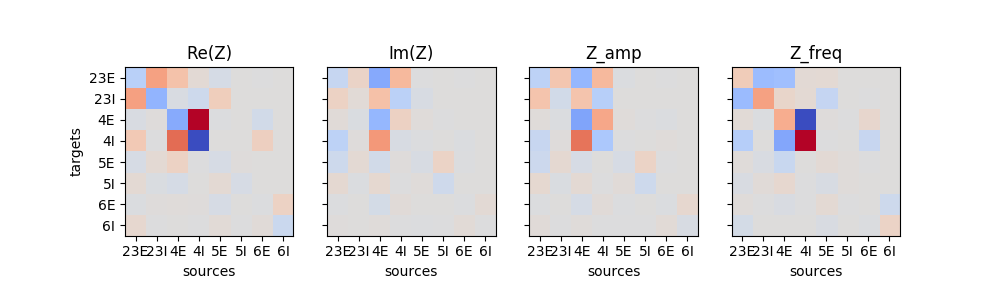

This figure's Python source:
# Minimal working example for sensitivity measure

import lif_meanfield_tools as lmt
from lif_meanfield_tools.__init__ import ureg
import numpy as np
import matplotlib.pyplot as plt
import matplotlib.gridspec as gridspec

# instantiate network
network = lmt.Network(network_params='network_params_microcircuit.yaml',
                      analysis_params='analysis_params.yaml')

network.transfer_function()
network.save()

fig = plt.figure(figsize=(10,3))
gs = gridspec.GridSpec(1,4)

labels = ['23E', '23I', '4E', '4I', '5E', '5I', '6E', '6I']

# sensitivity measure
freqs = network.analysis_params['omegas']/2./np.pi
power = network.power_spectra()

pop_idx, freq_idx =  np.unravel_index(np.argmax(power), np.shape(power))
frequency = freqs[freq_idx]
print('frequency: ', frequency)
print('population: ', labels[pop_idx])

plt.title('%s Hz' %frequency)
sm =network.sensitivity_measure(freq=frequency)

eigs = network.eigenvalue_spectra('MH')

eigc = eigs[pop_idx][np.argmin(abs(eigs[pop_idx]-1))]

Z = network.sensitivity_measure(frequency)
k = np.asarray([1,0])-np.asarray([eigc.real,eigc.imag])
k /= np.sqrt(np.dot(k,k))
k_per = np.asarray([-k[1],k[0]])
k_per /= np.sqrt(np.dot(k_per,k_per))
Z_amp = Z.real*k[0]+Z.imag*k[1]
Z_freq = Z.real*k_per[0]+Z.imag*k_per[1]

titles = ['Re(Z)','Im(Z)', 'Z_amp', 'Z_freq']
for i,d in enumerate([np.real(sm), np.imag(sm), Z_amp, Z_freq]):
    ax = plt.subplot(gs[i])
    im = ax.imshow(d, cmap='coolwarm', vmin=-1, vmax=1)
    ax.set_xticks(np.arange(8))
    ax.set_yticks(np.arange(8))
    ax.set_xticklabels(labels)
    ax.set_yticklabels(labels)
    ax.set_xlabel('sources')
    ax.set_ylabel('targets')
    ax.set_title(titles[i])
    if i>0:
        ax.set_yticklabels([])
        ax.set_ylabel('')

plt.savefig('sensitivity_measure.png')
plt.show()
